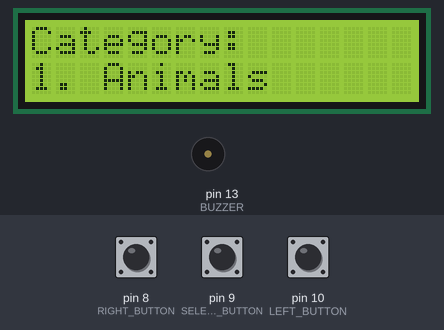
Recording of a sketch running on a simulated Arduino Uno, built for the host (arithmetic inside an expression is 32-bit, double 64-bit). Shown: 16×2 character LCD, buzzer (waves = sounding). The test bench sets the inputs (shaded band); at power-on: pin 9 (SELECT_BUTTON) LOW, pin 8 (RIGHT_BUTTON) LOW, pin 10 (LEFT_BUTTON) LOW. Random numbers use the default seed unless the sketch sets one; what the sketch prints to the serial monitor is not drawn.

Above: at 1.0 s.
1.1 s: pin 9 (SELECT_BUTTON) pulled HIGH for 3.2 s
At 5.2 s:
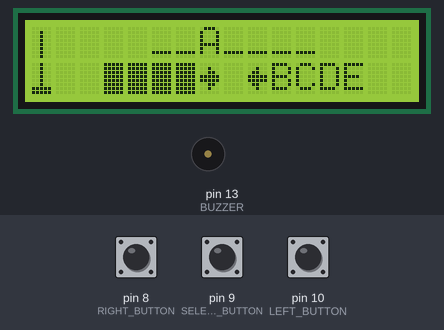
5.8 s: pin 8 (RIGHT_BUTTON) pulled HIGH for 3.2 s
At 9.7 s:
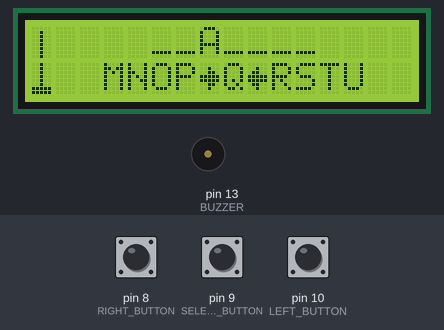
10.5 s: pin 8 (RIGHT_BUTTON) pulled HIGH for 0.15 s
At 11.7 s:
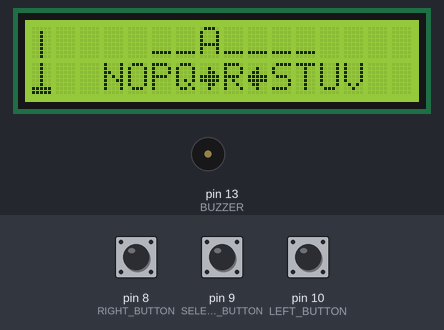
12.2 s: pin 9 (SELECT_BUTTON) pulled HIGH for 0.15 s
At 13.1 s:
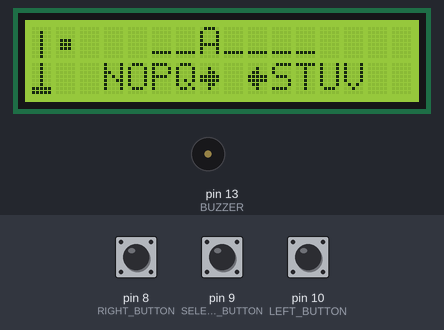
14.2 s: pin 10 (LEFT_BUTTON) pulled HIGH for 1 s
At 16.4 s:
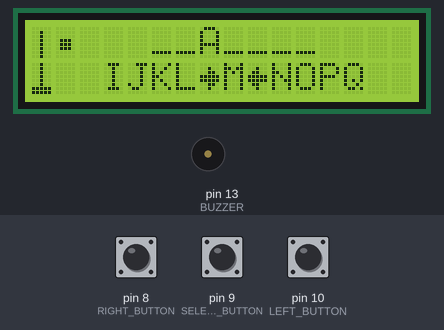
16.7 s: pin 9 (SELECT_BUTTON) pulled HIGH for 1 s
At 17.8 s:
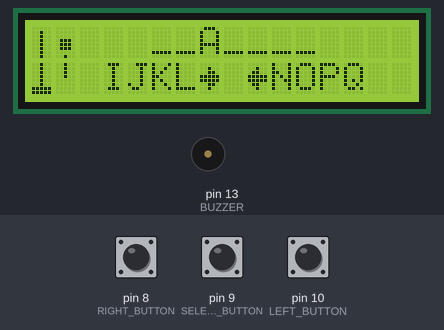
Timing chart, 0 to 19.7 s (numbered marks = the images above; inputs shaded):
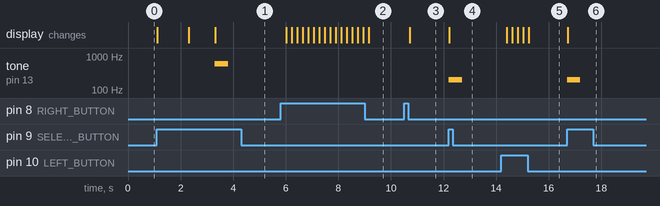

Measured:
- after the input at 1.1 s, tone on pin 13 (BUZZER): silent → 600 Hz after 2.2 s, → silent 0.50 s later; the display: first changes at once (image 1 shows a later state)
- after the input at 5.8 s, the display: first changes after 0.22 s (image 2 shows a later state)
- after the input at 10.5 s, the display: changes after 0.21 s (image 3)
- after the input at 12.2 s, tone on pin 13 (BUZZER): silent → 200 Hz at once, → silent 0.50 s later; the display: changes at once (image 4)
- after the input at 14.2 s, the display: first changes after 0.21 s (image 5 shows a later state)
- after the input at 16.7 s, tone on pin 13 (BUZZER): silent → 200 Hz at once, → silent 0.50 s later; the display: changes at once (image 6)

The sketch:

main.ino
```cpp
//Music notes used
#define C_NOTE 523
#define D_NOTE 587
#define Eb_NOTE 622
#define E_NOTE 659
#define F_NOTE 698

#include <LiquidCrystal.h>
#include <avr/pgmspace.h>
LiquidCrystal lcd(12, 11, 5, 4, 3, 2);

//Custom characters (First dimension - 8 "additions" or "pieces" of hangman)
//A 4x8 byte[][] - the [4] represents left column (up and down) and then second column (up and down)
//The [8] is for each row in a custom character
byte hangmanPieces[8][4][8] = {
{ //Hangman 1 (stand)
  { B00000, B00100, B00100, B00100, B00100, B00100, B00100, B00100},
  { B00100, B00100, B00100, B00100, B00100, B00100, B11111, B11111},
  { B0, B0, B0, B0, B0, B0, B0, B0},
  { B0, B0, B0, B0, B0, B0, B0, B0}
},

{ //Hangman 2 (head)
   { B0, B0, B0, B0, B0, B0, B0, B0},
   { B0, B0, B0, B0, B0, B0, B0, B0},
   { B0, B0, B0, B01110, B01110, B01110, B0},
   { B0, B0, B0, B0, B0, B0, B0, B0}
},

{ //Hangman 3 (torso)
   { B0, B0, B0, B0, B0, B0, B0, B0},
   { B0, B0, B0, B0, B0, B0, B0, B0},
   { B0, B0, B0, B0, B0, B0, B0, B00100},
   { B00100, B00100, B00100, B00100, B0, B0, B0, B0}
},

{ //Hangman 4 (left arm)
   { B0, B0, B0, B0, B0, B0, B0, B0},
   { B0, B0, B0, B0, B0, B0, B0, B0},
   { B0, B0, B0, B0, B0, B0, B0, B0},
   { B11000, B0, B0, B0, B0, B0, B0, B0}
},
{ //Hangman 5 (right arm)
   { B0, B0, B0, B0, B0, B0, B0, B0},
   { B0, B0, B0, B0, B0, B0, B0, B0},
   { B0, B0, B0, B0, B0, B0, B0, B0},
   { B00011, B0, B0, B0, B0, B0, B0, B0}
},
{ //Hangman 6 (left leg)
   { B0, B0, B0, B0, B0, B0, B0, B0},
   { B0, B0, B0, B0, B0, B0, B0, B0},
   { B0, B0, B0, B0, B0, B0, B0, B0},
   { B0, B0, B0, B01000, B01000, B01000, B0, B0}
},
{ //Hangman 7 (right leg)
   { B0, B0, B0, B0, B0, B0, B0, B0},
   { B0, B0, B0, B0, B0, B0, B0, B0},
   { B0, B0, B0, B0, B0, B0, B0, B0},
   { B0, B0, B0, B00010, B00010, B00010, B0, B0}
},
{ //Hangman 8 (game over)
   { B00111, B0, B0, B0, B0, B0, B0, B0},
   { B0, B0, B0, B0, B0, B0, B0, B0},
   { B11100, B00100, B0, B0, B0, B0, B0, B0},
   { B0, B0, B0, B0, B0, B0, B0, B0}
}};

//Stores possible words used in the hangman game
const PROGMEM String randomWords[4][6] = {{
  "CHICKEN", "SEAGULL", "BUFFALO", "OCTOPUS", "FOX", "FLY" //First category: Animals
}, {
  "APPLE","ORANGE","COCONUT","PRUNE","PLUM","KIWI" //Second category: Fruit
}, {
  "CANADA","FRANCE","THAILAND","LUXEMBOURG","CHILE","LAOS" //Third category: Countries
}, {
  "ARDUINO","SWEATER","FAINT","JAYWALK","DIZZY","JAZZ" //Fourth category: Random
}};

//Pin numbers
const PROGMEM byte LEFT_BUTTON = 10;
const PROGMEM byte SELECT_BUTTON = 9;
const PROGMEM byte RIGHT_BUTTON = 8;
const PROGMEM byte BUZZER = 13;

byte hangman[4][8]; //Stores how the hangman will look on the lcd
int mistakes = 0; //Counts number of mistakes
String wordToGuess = "RANDOM"; //Stores what word will be used for the game
char currentChar = 'A'; //Stores which letter the user is hovering over
boolean isGuessed[26]; //Boolean array stores which letter has been guessed and which hasn't

//Basic setup + getting user to choose a category and difficulty
void setup(){
  lcd.begin(16, 2);
  Serial.begin(9600);
  start(); //Get user input for word to guess
  lcd.clear();
  delay(1000); //Delay before starting game in case player is still holding button
}


void loop(){
  //If the player is pressing left and their current letter is 'B' or higher
  if (digitalRead(LEFT_BUTTON) == HIGH && currentChar > 65){
    currentChar--; //Go back a letter
    delay(200); //Delay in case they are still holding the button
  }

  //Pressing right, and their current letter is 'Y' or lower
  else if (digitalRead(RIGHT_BUTTON) == HIGH && currentChar < 90){
    currentChar++; //Go forward a letter
    delay(200); //Delay in case they are still holding the button
  }

  //Select button is pressed and the letter they're on hasn't been guessed yet
  else if (digitalRead(SELECT_BUTTON) == HIGH && !isGuessed[asciiToIndex(currentChar)]){

    if (wordToGuess.indexOf(currentChar) == -1){ //Letter isn't in word
      mistakes++;
      tone(BUZZER, 200, 500); //Indicates incorrect
    }
    else { //Letter is in word
      tone(BUZZER, 600, 500); //Indicates correct
    }
    isGuessed[asciiToIndex(currentChar)] = true; //Set corresponding boolean value for that letter to true

    if (hasWon()){ //Check for win
      //Show that they got all the letters before ending
      drawLetters();
      drawWord();
      delay(1000);
      gameOver(true);
    }

    else if (mistakes == 7){ //Check for lose
      gameOver(false);
    }
  }
  //Repeatedly draw and update the 3 components of the game
  drawMan(); //Hangman
  drawLetters(); //Letters from A-Z
  drawWord(); //Word to guess
}

//Gets user input for category and difficulty and sets
void start(){
  boolean valid = false; //Stores whether or not a word has been chosen
  boolean inCategorySelect = true; //Stores whether player is selecting categories or difficulties
  int counter = 0; //Keeps track of which position the user is at
  int category = -1; //Stores selected category
  int difficulty = -1; //Stores selected difficulty

  printStart(inCategorySelect, counter); //Print to lcd

  while (!valid){ //Stay in this loop until a word has been chosen

    //Read input
    if (digitalRead(LEFT_BUTTON) == HIGH){ //Left is pressed
      counter--;
      printStart(inCategorySelect, counter); //Print to lcd
    }

    else if (digitalRead(RIGHT_BUTTON) == HIGH) { //Right is pressed
      counter++;
      printStart(inCategorySelect, counter); //Print to lcd
    }
    else if (digitalRead(SELECT_BUTTON) == HIGH){ //Select is pressed
      if (inCategorySelect){ //Selecting category
        inCategorySelect = false;

        //Counter may be negative, so I add a large number before the mod 4 to avoid a negative output (-4 % 3 = -1)
        //4 and 40000000 because there are 4 possible categories
        category = (counter + 4000000) % 4;
        printStart(inCategorySelect, counter); //Print to lcd
        delay(1000); //Delay in case player is still holding button
      }
      else { //Selecting difficulty
        valid = true;
        //See lines 170 and 171, there are 3 possible difficulties
        difficulty = (counter + 3000000) % 3;

        //If difficulty was 0, randomDifficulty could be 0 or 1, if difficulty was 1, randomDifficulty could be 2 or 3, etc.
        int randomDifficulty = ((difficulty + 1) * random(1, 3)) - 1;

        //Set random word based on user input
        wordToGuess = randomWords[category][randomDifficulty];
        Serial.println(wordToGuess);
      }
    } //End if select is pressed
  } //End while loop
} //End method

/* Prints to the lcd for the start() method
 * param inCategorySelect: true if selecting category, false if selecting difficulty
 * param counter: counter for position of cursor
 */
void printStart(boolean inCategorySelect, int counter){
    lcd.clear();

    if (inCategorySelect){ //Selecting category
      lcd.setCursor(0, 0);
      lcd.print(F("Category:"));
      lcd.setCursor(0, 1);
      switch ((counter + 4000000) % 4){ //See lines 170 and 171 for explanation
        case 0:
        lcd.print(F("1. Animals"));
        break;
        case 1:
        lcd.print(F("2. Fruits"));
        break;
        case 2:
        lcd.print(F("3. Countries"));
        break;
        case 3:
        lcd.print(F("4. Random"));
        break;
      }
    }
    else { //Selecting difficulty
      lcd.setCursor(0, 0);
      lcd.print(F("Difficulty:"));
      lcd.setCursor(0, 1);
      switch ((counter + 3000000) % 3){ //See lines 170 and 171 for explanation
        case 0:
        lcd.print(F("     Easy"));
        break;
        case 1:
        lcd.print(F("    Medium"));
        break;
        case 2:
        lcd.print(F("     Hard"));
        break;
      }

    }
    delay(200); //Slow down reaction to left/right button
  }


//Draws hangman on LCD
void drawMan(){

  //Add a piece of hangman to byte hangman[4][8]
  for (int i = 0; i < 4; i++){
    for (int j = 0; j < 8; j++){
      hangman[i][j] |= hangmanPieces[mistakes][i][j]; //Use bitwise AND to add a piece depending on how many mistakes were made so far
    }
    lcd.createChar(i, hangman[i]); //Create 4 custom characters, one for each bit of the hangman
  }

  //Draw custom characters
  lcd.setCursor(0, 0);
  lcd.write(byte(0));
  lcd.setCursor(0, 1);
  lcd.write(1);
  lcd.setCursor(1, 0);
  lcd.write(2);
  lcd.setCursor(1, 1);
  lcd.write(3);
}

//Draws letters on LCD (A to Z)
void drawLetters(){

  //Cursor for current character
  byte rightArrow[8] = {
    0b00000,
    0b00100,
    0b00110,
    0b11111,
    0b11111,
    0b00110,
    0b00100,
    0b00000
  };
  byte leftArrow[8] = {
    0b00000,
    0b00100,
    0b01100,
    0b11111,
    0b11111,
    0b01100,
    0b00100,
    0b00000
  };
  lcd.createChar(6, rightArrow);
  lcd.createChar(7, leftArrow);

  //Draw 9 letters on LCD
  lcd.setCursor(3, 1);
  lcd.print(getLetter(currentChar - 4));
  lcd.print(getLetter(currentChar - 3));
  lcd.print(getLetter(currentChar - 2));
  lcd.print(getLetter(currentChar - 1));
  lcd.write(6); //Right arrow
  lcd.print(getLetter(currentChar));
  lcd.write(7); //Left arrow
  lcd.print(getLetter(currentChar + 1));
  lcd.print(getLetter(currentChar + 2));
  lcd.print(getLetter(currentChar + 3));
  lcd.print(getLetter(currentChar + 4));

}

//Returns the appropriate letter to print for the drawLetters() method
char getLetter(int ascii){

  //Valid letter
  if (ascii >= 65 && ascii <= 90){
      if (isGuessed[asciiToIndex(ascii)]){ //Already guessed
        return 254; //Returns blank TODO replace with another
      }
      else { //Not already guessed
        return char(ascii);
      }
  }
  else //Invalid letter (before A, or after Z)
    return 255; //Returns block

}

//Prints the word to the LCD
void drawWord(){
    //Set cursor to center the word (8 minus half the word length)
    lcd.setCursor(8 - wordToGuess.length()/2, 0);

    for (int i = 0; i < wordToGuess.length(); i++){ //For each letter in word
      if (isGuessed[asciiToIndex(wordToGuess.charAt(i))]) //If guessed, print the letter
        lcd.print(wordToGuess.charAt(i));

      else  //Print underscore if not guessed
        lcd.print(char(95));
    }
}

//Converts from ascii to a system of 0 to 25 for the boolean[26]
char asciiToIndex(int ascii){
  return ascii-65;
}

//Checks if user has won
boolean hasWon(){
  for (int i = 0; i < wordToGuess.length(); i++){
    if (!isGuessed[asciiToIndex(wordToGuess.charAt(i))]){
      return false;
    }
  }
  return true;
}

/* Prints to lcd for either win or lose conditions
 * param win: true if won, false if lost
 */
void gameOver(boolean win){

  //Play a melody
  if (win){
    tone(BUZZER, C_NOTE, 500);
    delay(600);
    tone(BUZZER, C_NOTE, 250);
    delay(350);
    tone(BUZZER, F_NOTE, 1500);
  }
  else {
    tone(BUZZER, F_NOTE, 500);
    delay(600);
    tone(BUZZER, E_NOTE, 500);
    delay(600);
    tone(BUZZER, Eb_NOTE, 500);
    delay(600);
    tone(BUZZER, D_NOTE, 2000);
    delay(600);
  }

  //Flash and print win/lose on LCD 5 times
  for (int i = 0; i < 5; i++){
    lcd.clear();
    delay(300);

    if (win) {
      drawWord();
      lcd.setCursor(4, 1);
      lcd.print(F("YOU WIN! :)"));
    }
    else {
      drawMan();
      lcd.setCursor(6, 0);
      lcd.print(F("GAME"));
      lcd.setCursor(6, 1);
      lcd.print(F("OVER"));
    }

    delay(300);
  }

  //Exit program
  delay(7000);
  exit(0);
}
```
